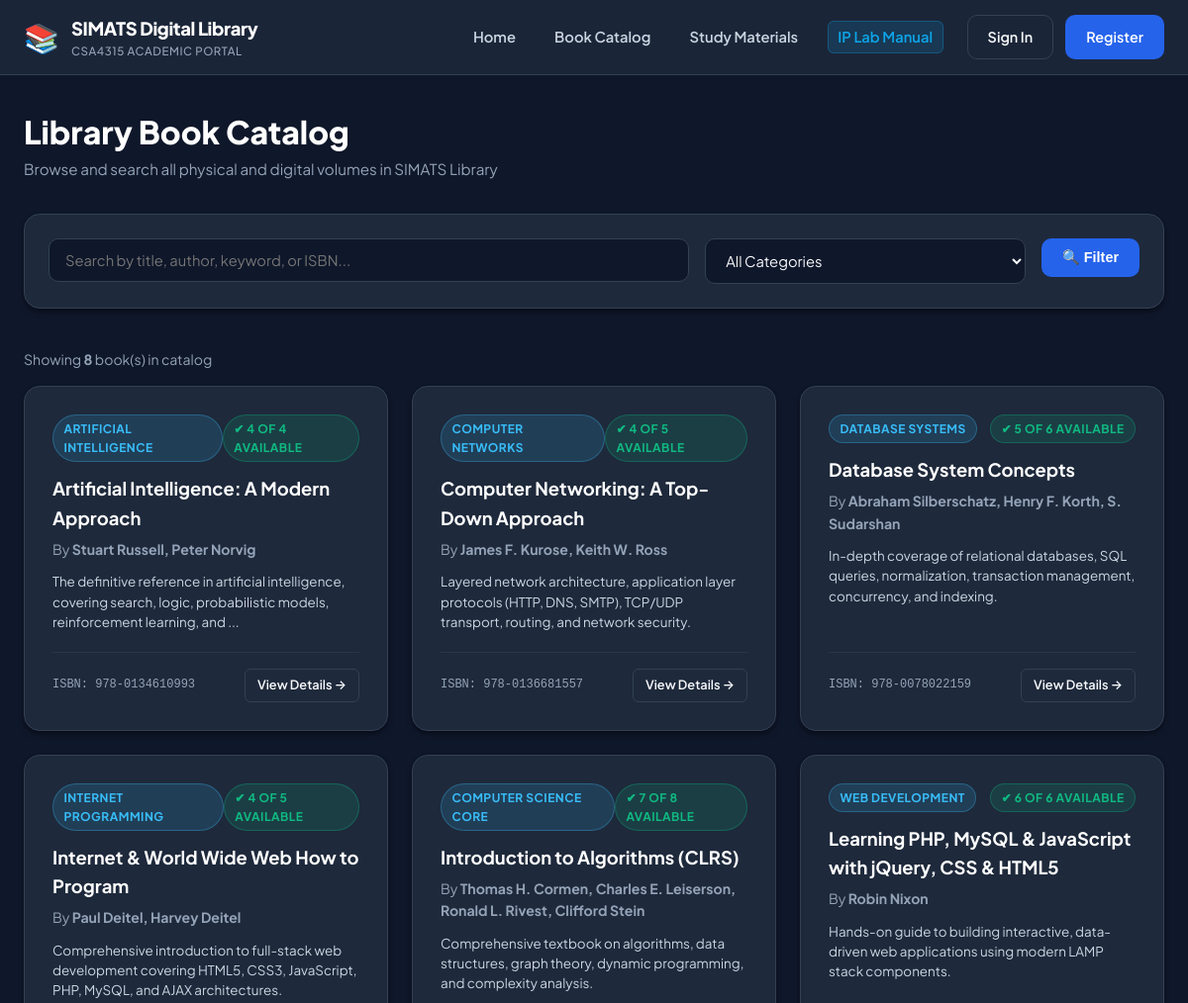
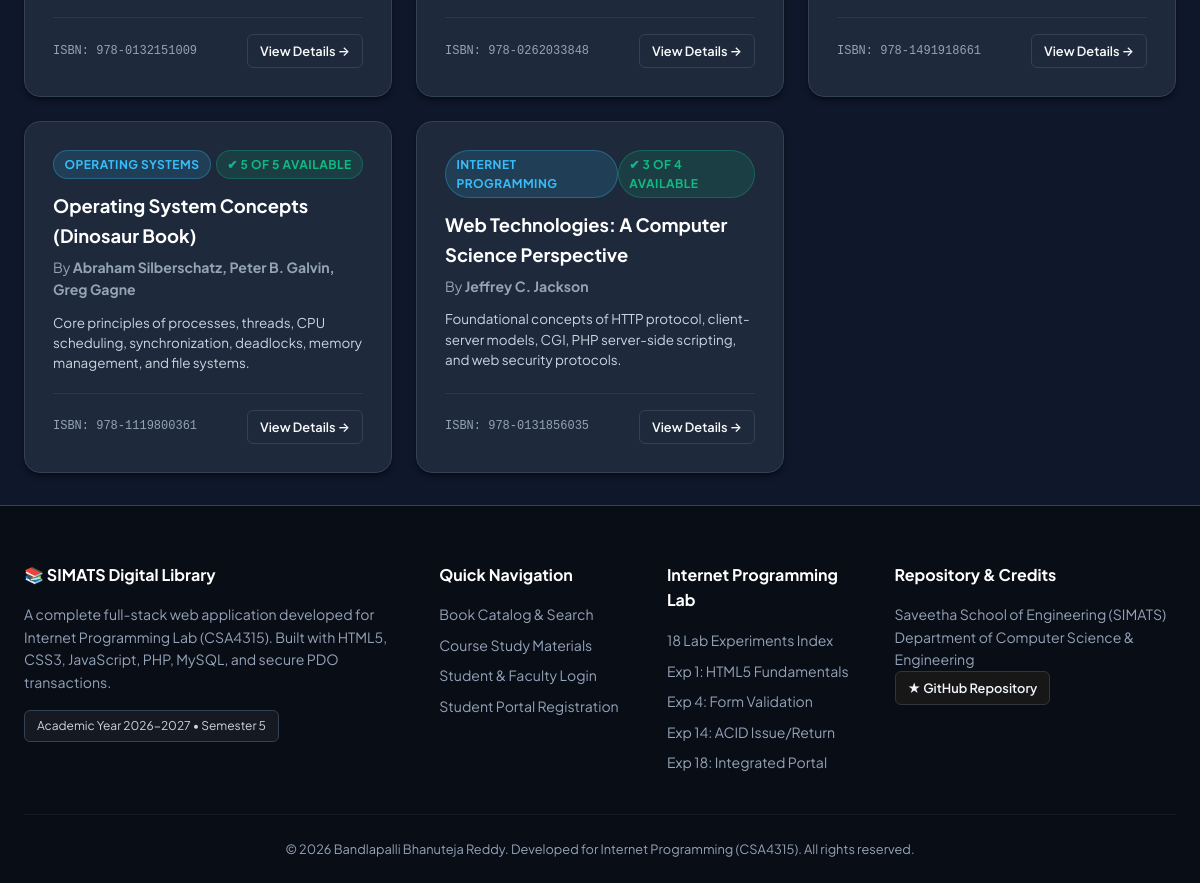
Screenshot of /books/catalog.php with the database file from the repository (2 pictures, top to bottom).
### tables this page shows
CREATE TABLE IF NOT EXISTS books (
    id INT AUTO_INCREMENT PRIMARY KEY,
    title VARCHAR(255) NOT NULL,
    author VARCHAR(255) NOT NULL,
    isbn VARCHAR(30) NOT NULL UNIQUE,
    category VARCHAR(100) NOT NULL,
    publisher VARCHAR(150) DEFAULT NULL,
    publication_year INT DEFAULT NULL,
    total_copies INT NOT NULL DEFAULT 1,
    available_copies INT NOT NULL DEFAULT 1,
    description TEXT DEFAULT NULL,
    cover_image VARCHAR(255) DEFAULT NULL,
    created_at TIMESTAMP DEFAULT CURRENT_TIMESTAMP,
    INDEX idx_book_category (category),
    INDEX idx_book_title (title),
    INDEX idx_book_author (author)
);

### books/catalog.php (the view, shortened to what this page needs)
<?php
$query = trim($_GET['q'] ?? '');
$books = [];
try {
    $pdo = get_db_connection();
    $sql = "SELECT * FROM books WHERE 1=1";
    $params = [];
    $sql .= " ORDER BY title ASC";
    $stmt = $pdo->prepare($sql);
    $stmt->execute($params);
    $books = $stmt->fetchAll();
} catch (Exception $e) {
    $error = $e->getMessage();
}
include_once __DIR__ . '/../includes/header.php';
?>
<div style="display: flex; justify-content: space-between; align-items: center; margin-bottom: 2rem; flex-wrap: wrap; gap: 1rem;">
    <div>
        <h1 style="font-size: 2rem; font-weight: 800; color: #ffffff;">Library Book Catalog</h1>
        <p style="color: var(--text-muted); font-size: 0.95rem;">Browse and search all physical and digital volumes in SIMATS Library</p>
    </div>
</div>
<div class="card" style="margin-bottom: 2.5rem; padding: 1.5rem;">
    <form action="<?php echo BASE_URL; ?>/books/catalog.php" method="GET" style="display: flex; gap: 1rem; flex-wrap: wrap;">
        <div style="flex: 2; min-width: 260px;">
            <input type="text" name="q" class="form-control" placeholder="Search by title, author, keyword, or ISBN..." value="<?php echo htmlspecialchars($query); ?>" id="catalogSearchInput">
        </div>
        <div style="flex: 1; min-width: 200px;">
            <select name="category" class="form-control" onchange="this.form.submit()">
                <option value="">All Categories</option>
            </select>
        </div>
        <div>
            <button type="submit" class="btn btn-primary">&#128269; Filter</button>
        </div>
    </form>
</div>
<?php if (!empty($books)): ?>
    <div style="margin-bottom: 1rem; color: var(--text-muted); font-size: 0.88rem;">
        Showing <strong><?php echo count($books); ?></strong> book(s) in catalog
    </div>
    <div class="grid grid-cols-3">
        <?php foreach ($books as $b): ?>
            <div class="card" style="display: flex; flex-direction: column; justify-content: space-between;">
                <div>
                    <div style="display: flex; justify-content: space-between; align-items: flex-start; margin-bottom: 0.75rem;">
                        <span class="badge badge-info"><?php echo htmlspecialchars($b['category']); ?></span>
                        <?php if ($b['available_copies'] > 0): ?>
                            <span class="badge badge-success">&#10004; <?php echo $b['available_copies']; ?> of <?php echo $b['total_copies']; ?> Available</span>
                        <?php else: ?>
                            <span class="badge badge-danger">&#10006; 0 of <?php echo $b['total_copies']; ?> Available</span>
                        <?php endif; ?>
                    </div>
                    <h3 style="font-size: 1.15rem; font-weight: 700; color: #ffffff; margin-bottom: 0.35rem;">
                        <?php echo htmlspecialchars($b['title']); ?>
                    </h3>
                    <p style="font-size: 0.88rem; color: var(--text-muted); margin-bottom: 0.75rem;">
                        By <strong><?php echo htmlspecialchars($b['author']); ?></strong>
                    </p>
                    <p style="font-size: 0.84rem; color: var(--text-secondary); line-height: 1.5; margin-bottom: 1.25rem;">
                        <?php echo htmlspecialchars(mb_strimwidth($b['description'] ?? 'No synopsis recorded.', 0, 130, '...')); ?>
                    </p>
                </div>
                <div style="border-top: 1px solid rgba(255,255,255,0.06); padding-top: 1rem; display: flex; justify-content: space-between; align-items: center;">
                    <div style="font-size: 0.75rem; color: var(--text-muted); font-family: monospace;">
                        ISBN: <?php echo htmlspecialchars($b['isbn']); ?>
                    </div>
                    <a href="<?php echo BASE_URL; ?>/books/view.php?id=<?php echo $b['id']; ?>" class="btn btn-outline btn-sm">
                        View Details &rarr;
                    </a>
                </div>
            </div>
        <?php endforeach; ?>
    </div>
<?php endif; ?>
<?php include_once __DIR__ . '/../includes/footer.php'; ?>

### assets/css/style.css (style rules this page uses)
:root { --primary: #2563eb; --primary-hover: #1d4ed8; --primary-light: #dbeafe; --primary-glow: rgba(37, 99, 235, 0.2); --accent: #0ea5e9; --accent-dark: #0284c7; --bg-dark: #0f172a; --bg-surface: #1e293b; --bg-card: #1e293b; --bg-card-hover: #334155; --bg-input: #0f172a; --border-color: #334155; --border-light: #475569; --text-primary: #f8fafc; --text-secondary: #cbd5e1; --text-muted: #94a3b8; --success: #10b981; --success-bg: rgba(16, 185, 129, 0.15); --warning: #f59e0b; --warning-bg: rgba(245, 158, 11, 0.15); --danger: #ef4444; --danger-bg: rgba(239, 68, 68, 0.15); --info: #38bdf8; --info-bg: rgba(56, 189, 248, 0.15); --radius-sm: 6px; --radius-md: 10px; --radius-lg: 16px; --radius-full: 9999px; --shadow-sm: 0 1px 2px rgba(0, 0, 0, 0.3); --shadow-md: 0 4px 6px -1px rgba(0, 0, 0, 0.4), 0 2px 4px -2px rgba(0, 0, 0, 0.3); --shadow-lg: 0 10px 15px -3px rgba(0, 0, 0, 0.5), 0 4px 6px -4px rgba(0, 0, 0, 0.4); --shadow-xl: 0 20px 25px -5px rgba(0, 0, 0, 0.6), 0 8px 10px -6px rgba(0, 0, 0, 0.5); --transition: all 0.2s cubic-bezier(0.4, 0, 0.2, 1); }
*, *::before, *::after { box-sizing: border-box; margin: 0; padding: 0; }
body { font-family: 'Plus Jakarta Sans', -apple-system, BlinkMacSystemFont, 'Segoe UI', Roboto, sans-serif; background-color: var(--bg-dark); color: var(--text-primary); line-height: 1.6; min-height: 100vh; display: flex; flex-direction: column; }
.btn { display: inline-flex; align-items: center; justify-content: center; gap: 0.5rem; padding: 0.65rem 1.25rem; font-size: 0.9rem; font-weight: 600; border-radius: var(--radius-md); border: 1px solid transparent; cursor: pointer; text-decoration: none; transition: var(--transition); }
.btn-sm { padding: 0.35rem 0.75rem; font-size: 0.8rem; border-radius: var(--radius-sm); }
.btn-primary { background: var(--primary); color: #ffffff; }
.btn-outline { background: transparent; border-color: var(--border-color); color: var(--text-primary); }
.card { background: var(--bg-card); border: 1px solid var(--border-color); border-radius: var(--radius-lg); padding: 1.75rem; box-shadow: var(--shadow-md); transition: var(--transition); }
.grid { display: grid; gap: 1.5rem; }
.grid-cols-3 { grid-template-columns: repeat(3, 1fr); }
.badge { display: inline-flex; align-items: center; gap: 0.35rem; padding: 0.25rem 0.65rem; border-radius: var(--radius-full); font-size: 0.75rem; font-weight: 700; text-transform: uppercase; letter-spacing: 0.04em; }
.badge-success { background: var(--success-bg); color: var(--success); border: 1px solid rgba(16, 185, 129, 0.3); }
.badge-info { background: var(--info-bg); color: var(--info); border: 1px solid rgba(56, 189, 248, 0.3); }
.form-control { width: 100%; padding: 0.75rem 1rem; background: var(--bg-input); border: 1px solid var(--border-color); border-radius: var(--radius-md); color: var(--text-primary); font-size: 0.92rem; font-family: inherit; transition: var(--transition); }

### rows the page displays
books: category "ARTIFICIAL INTELLIGENCE", available_copies "4", total_copies "4", title "Artificial Intelligence: A Modern Approach", author "Stuart Russell, Peter Norvig", description "The definitive reference in artificial intelligence, covering search, logic, probabilistic models, reinforcement learning, and ...", isbn "978-0134610993"
books: category "COMPUTER NETWORKS", available_copies "4", total_copies "5", title "Computer Networking: A Top-Down Approach", author "James F. Kurose, Keith W. Ross", description "Layered network architecture, application layer protocols (HTTP, DNS, SMTP), TCP/UDP transport, routing, and network security.", isbn "978-0136681557"
books: category "DATABASE SYSTEMS", available_copies "5", total_copies "6", title "Database System Concepts", author "Abraham Silberschatz, Henry F. Korth, S. Sudarshan", description "In-depth coverage of relational databases, SQL queries, normalization, transaction management, concurrency, and indexing.", isbn "978-0078022159"
books: category "INTERNET PROGRAMMING", available_copies "4", total_copies "5", title "Internet & World Wide Web How to Program", author "Paul Deitel, Harvey Deitel", description "Comprehensive introduction to full-stack web development covering HTML5, CSS3, JavaScript, PHP, MySQL, and AJAX architectures.", isbn "978-0132151009"
books: category "COMPUTER SCIENCE CORE", available_copies "7", total_copies "8", title "Introduction to Algorithms (CLRS)", author "Thomas H. Cormen, Charles E. Leiserson, Ronald L. Rivest, Clifford Stein", description "Comprehensive textbook on algorithms, data structures, graph theory, dynamic programming, and complexity analysis.", isbn "978-0262033848"
books: category "WEB DEVELOPMENT", available_copies "6", total_copies "6", title "Learning PHP, MySQL & JavaScript with jQuery, CSS & HTML5", author "Robin Nixon", description "Hands-on guide to building interactive, data-driven web applications using modern LAMP stack components.", isbn "978-1491918661"
books: category "OPERATING SYSTEMS", available_copies "5", total_copies "5", title "Operating System Concepts (Dinosaur Book)", author "Abraham Silberschatz, Peter B. Galvin, Greg Gagne", description "Core principles of processes, threads, CPU scheduling, synchronization, deadlocks, memory management, and file systems.", isbn "978-1119800361"
books: category "INTERNET PROGRAMMING", available_copies "3", total_copies "4", title "Web Technologies: A Computer Science Perspective", author "Jeffrey C. Jackson", description "Foundational concepts of HTTP protocol, client-server models, CGI, PHP server-side scripting, and web security protocols.", isbn "978-0131856035"

### other values shown
APP_NAME "SIMATS Digital Library"
count($books) "8"
